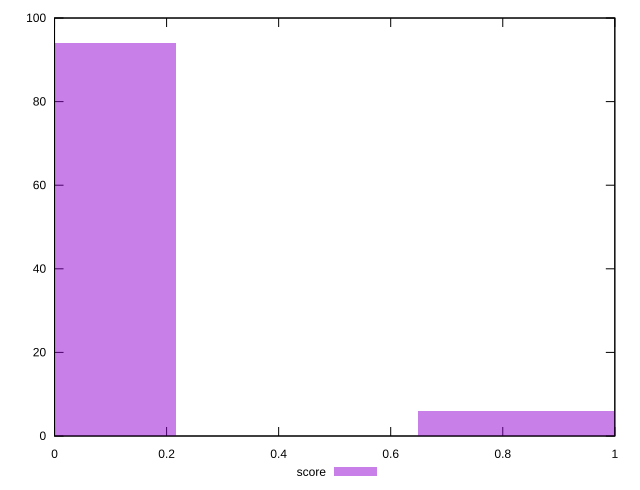

This figure's gnuplot source:
reset

$score <<EOF
0 94
0.8650273258908131 6
EOF

set key outside below
set boxwidth 0.43251366294540655
set xrange [0:1]
set yrange [0:100]
set trange [0:100]
set style fill transparent solid 0.5 noborder
set terminal svg size 640, 490 enhanced background rgb 'white'
set output "report_00018_2021-02-10T15-25-16.877Z/third-party-summary/samples/pages+cached/score/histogram.svg"

plot $score title "score" with boxes

reset
